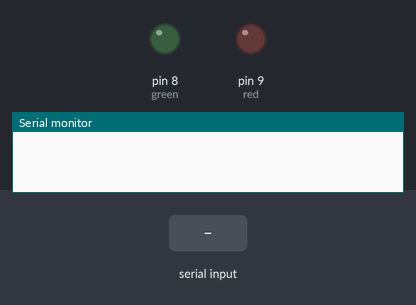
Simulated run of this sketch. Board: Arduino Uno, built with avr-gcc and run on an emulated ATmega328P. On the bench: output pins drawn as LEDs (lit = HIGH), the last lines printed to the serial monitor. The inputs (shaded band) are chosen by the test bench.

Above: at 1.2 s.
1.3 s: "green\n" received over Serial
At 2.5 s:
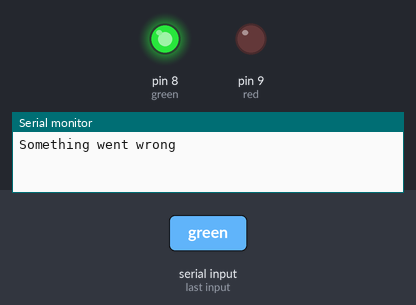
2.8 s: "red\n" received over Serial
At 3.7 s:
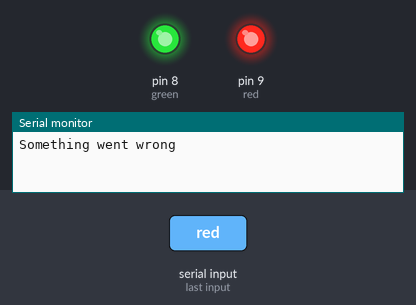
4.3 s: "green\n" received over Serial
At 4.9 s:
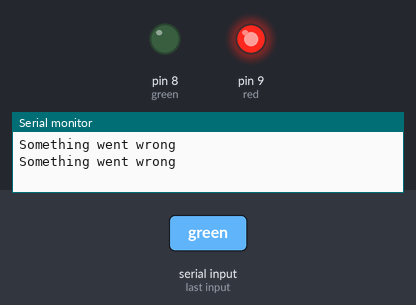
Timing chart, 0 to 7.3 s (numbered marks = the images above; inputs shaded):
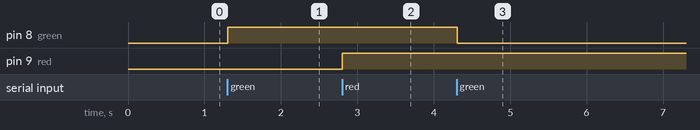

Measured:
- after the input at 1.3 s, pin 8 (green): LOW → HIGH at once
- after the input at 2.8 s, pin 9 (red): LOW → HIGH at once
- after the input at 4.3 s, pin 8 (green): HIGH → LOW at once

The sketch:

dwustronna_komunikacja_2.ino
```cpp
#define red 9
#define green 8
String odebraneDane = "";
bool stan_red = false;
bool stan_green = false;

void setup() {
  Serial.begin(9600);
  pinMode(red, OUTPUT);
  pinMode(green, OUTPUT);

  digitalWrite(red, LOW);
  digitalWrite(green, LOW);
}

void loop() {
  // put your main code here, to run repeatedly:
  if(Serial.available()>0){
    odebraneDane = Serial.readStringUntil('\n');

    if(odebraneDane == "green"){
      if(stan_green==false)
      {
        stan_green=true;
        digitalWrite(green, HIGH);
      }
      else{
        stan_green=false;
        digitalWrite(green, LOW);
      }
    }
    if(odebraneDane=="red"){
      if(stan_red==false){
        stan_red=true;
        digitalWrite(red, HIGH);
      }
      else{
        stan_red = false;
        digitalWrite(red, LOW);
      }

    }
    else{
      Serial.println("Something went wrong");
    }
  }
}
```
